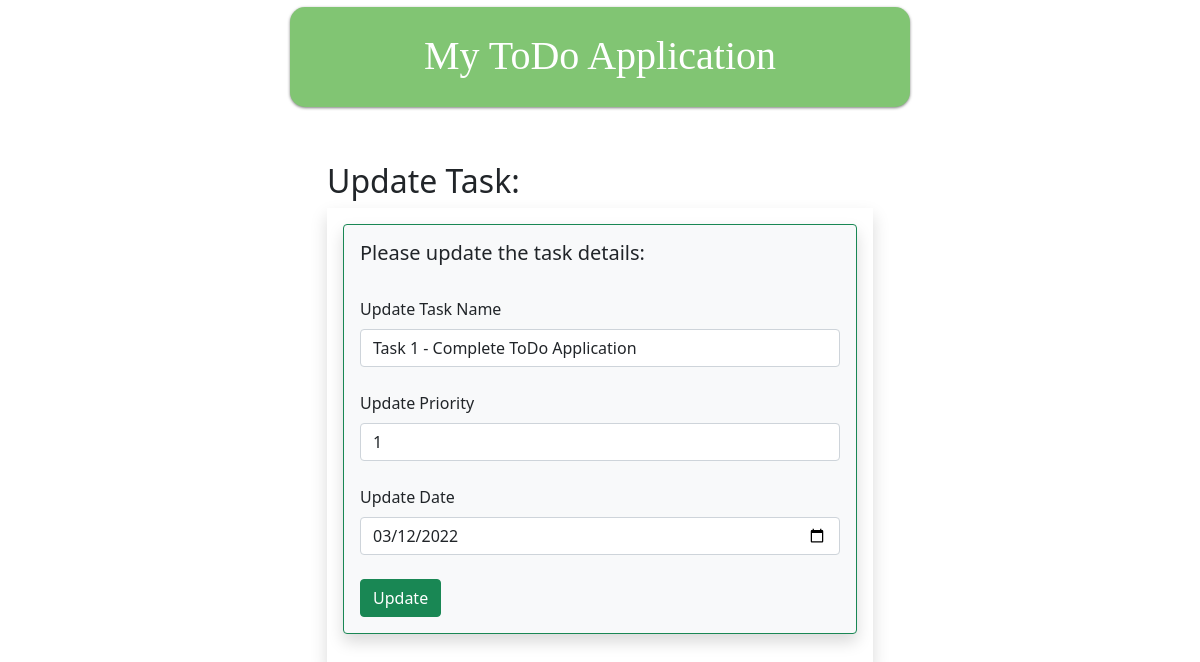
The page /cbvupdate/37/ on the database its author committed.
### To_Do_App/models.py (models this page shows, shortened)
class Task(models.Model):
    name = models.CharField(max_length=250)
    priority = models.IntegerField()
    date = models.DateField()

### To_Do_App/views.py (the view, shortened to what this page needs)
# urls.py: path('cbvupdate/<int:pk>/', views.TaskUpdateview.as_view(), name='cbvupdate'),
class TaskUpdateview(UpdateView):
    model = Task
    template_name = 'update.html'
    context_object_name = 'task'
    fields = ('name','priority','date')

### Templates/update.html (shortened to what this page needs)
{% extends 'base.html' %}
{% block content %}
    <div class="container-fluid">
      <div class ="row">
        <div class="col-md-12">
          <div class="banner">
            <div class="banner-text">
              <h1>My ToDo Application</h1>
            </div>
          </div>
        </div>
      </div>
    </div>
    <div class="container">
      <div class="row" style="justify-content: center">
          <div class="col-md-6">
              <br><br><h2> Update Task:</h2>
              <form method='POST' class="p-3 shadow">
                  <div class="form-group">
                    <div class="shadow card text-dark bg-light border-success mb-3" >
                      <div class="card-body">
                        <h5 class="card-title">Please update the task details:</h5><br>
                          <div class="form-group">
                            <label for="name" class="form-label">Update Task Name</label>
                            <input type="text" class="form-control" name="name" value="{{task.name}}">
                            <br>
                        </div>
                        <div class="form-group">
                            <label for="priority" class="form-label">Update Priority</label>
                            <input type="text" class="form-control" name="priority" value="{{task.priority}}">
                            <br>
                        </div>
                          <div class="form-group">
                            <label for="date" class="form-label">Update Date</label>
                            <input type="date" class="form-control" name="date" value="{{task.date|date:'Y-m-d'}}">
                            <br>
                          </div>
                        <button type="submit" class="btn btn-success ">Update</button><br>
                          </div>
                        </div>
                      </div>
              </form>
          </div>
      </div>
    </div>
{% endblock %}

### static/style.css (style rules this page uses)
.banner { color:#656A64; background: #81C573; font-family: "Palatino Linotype"; width:620px; height: 100px; margin:7px auto; -moz-box-shadow: 0 1px 3px rgba(0,0,0,0.5); -webkit-box-shadow: 0 1px 3px rgba(0,0,0,0.5); -moz-border-radius: 15px; -webkit-border-radius: 15px; align-content:center; }
.banner-text { color:white; text-align: center; padding: 25px; }

### rows shown on the page
Task: name "Task 1 - Complete ToDo Application", priority "1", date "03/12/2022"
